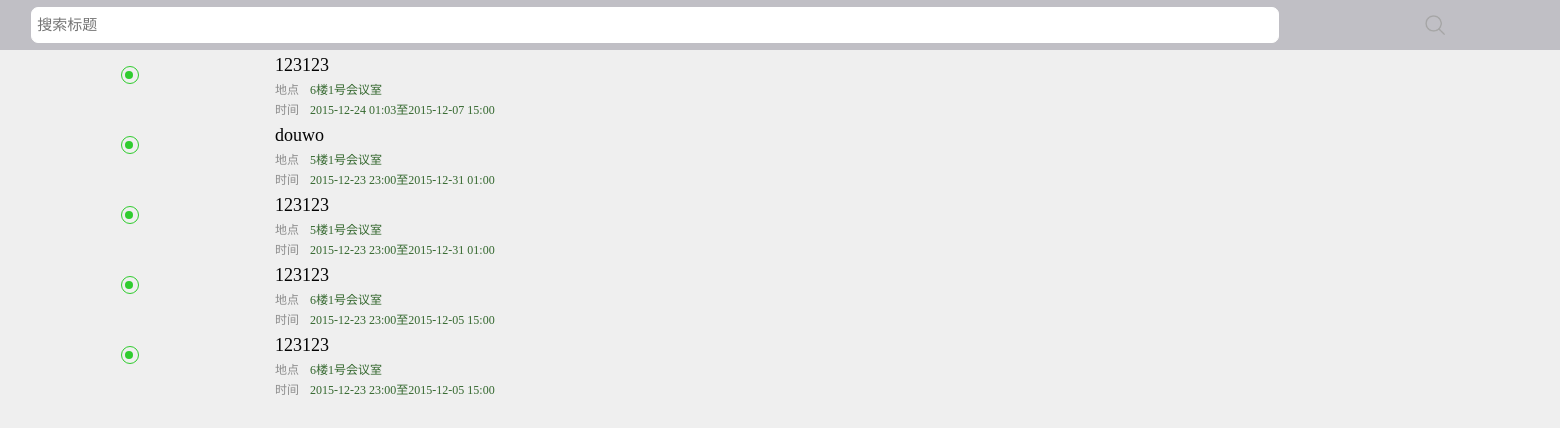
The app's page /meet/stay with its own data.
### tables this page shows
CREATE TABLE `meeting` (
`mid` int(11) NOT NULL,
  `muid` int(11) NOT NULL COMMENT 'creater',
  `mplanbt` timestamp NULL DEFAULT NULL,
  `mplanet` timestamp NULL DEFAULT NULL,
  `mactbt` timestamp NULL DEFAULT NULL,
  `mactet` timestamp NULL DEFAULT NULL,
  `mrid` int(11) NOT NULL,
  `mremind` int(11) NOT NULL,
  `mchecktype` int(11) NOT NULL COMMENT '0 = location 1 = qrcode',
  `mmembernum` int(11) NOT NULL,
  `mconfirm` int(11) NOT NULL COMMENT '高层=1',
  `mattach` mediumtext NOT NULL,
  `mstate` int(11) NOT NULL COMMENT 'draft = 0 发布=1',
  `mcreatet` timestamp NOT NULL DEFAULT '0000-00-00 00:00:00',
  `mpass` int(11) NOT NULL,
  `mname` varchar(20) NOT NULL,
  `mscore` int(11) DEFAULT NULL,
  `mfilename` varchar(30) NOT NULL,
  `mfiletime` timestamp NULL DEFAULT NULL,
  `mapartment` int(11) NOT NULL
);

CREATE TABLE `room` (
`rid` int(11) NOT NULL,
  `rname` varchar(15) NOT NULL
);

### application/controllers/Meet.php (called while the page is built, shortened)
<?php
class Meet extends CI_Controller {
    public function __construct()
    {
        $this->load->helper(array('form', 'url'));
    }
	public function stay($search=false)
	{
		$this->load->model('meet_model');
		if($search===false)
			$data['list'] = $this->meet_model->getmeetlist(false,0);
		else
			$data['list'] = $this->meet_model->getmeetlist($search,0);
		$this->load->view('djxhy',$data);
	}
}

### index.php (called while the page is built, shortened)
<?php
require_once BASEPATH.'core/CodeIgniter.php';

### application/models/Meet_model.php (called while the page is built, shortened)
<?php
class Meet_model extends CI_Model {
    public function getmeetlist($search,$type)
    {
    	$now=date('Y-m-d H:i:s');
    	if($search===false){
    		if($type==1){
    			$sql = "SELECT mid,muid,mplanbt,mplanet,mrid,mname,rname FROM meeting,room WHERE room.rid=meeting.mrid AND meeting.mstate=0";
    			$sql = $this->db->query($sql);
    		}
    		else{
    				if($type==2)
    					$sql = "SELECT mid,muid,mplanbt,mplanet,mrid,mname,rname,uname FROM meeting,room,user WHERE user.uid=muid AND room.rid=meeting.mrid AND meeting.mplanbt < ? AND meeting.mstate=1";
    				else
    					$sql = "SELECT mid,muid,mplanbt,mplanet,mrid,mname,rname FROM meeting,room WHERE room.rid=meeting.mrid AND meeting.mplanbt > ? AND meeting.mstate=1";
    				$sql = $this->db->query($sql,$now);
    		}
		}
		$list = $sql->result_array();
		return $list;
    }
}

### application/views/djxhy.php (the view, shortened to what this page needs)
<!DOCTYPE html>
<html>
<head lang="en">
    <link rel="stylesheet" href="<?php echo base_url('css/bootstrap.min.css');?>">
    <link rel="stylesheet" href="<?php echo base_url('css/index.css');?>">
</head>
<body >
<div class="serach" >
	<input placeholder="搜索标题">
	<span></span>
</div>
<div class="container-fluid " style="margin-top:50px">
	<?php
		foreach ($list as $r) {
			$path = base_url('meet/mydetail').'/'.$r['mid'];
	?>
		<div class="row meetSh" >
			<div onclick="javascript:window.location.href='<?php echo $path;?>'">
				<div class="col-xs-2" >
					<span class="circle" >
						<i></i>
					</span>
				</div>
				<div class="col-xs-9" >
					<div class="row meetTitle" >
						<?php echo $r['mname'];?>
					</div>
					<div class="row meetTime"  >
						地点
						<span><?php echo $r['rname'];?></span>
					</div>
		           <div class="row meetTime"  >
						时间
						<span><?php echo date('Y-m-d H:i',strtotime($r['mplanbt']));?>至<?php echo date('Y-m-d H:i',strtotime($r['mplanet']));?></span>
					</div>
				</div>
			</div>
	    </div>
	<?php
    	}
    ?>
	<span class="nomore">已没有更多</span>
</div>
</body>
</html>

### css/index.css (style rules this page uses)
* { margin: 0; padding: 0; -webkit-tap-highlight-color:rgba(0,0,0,0); -webkit-text-size-adjust:none; word-break:break-all; font-family: "微软雅黑"; }
body { background-color:#efefef; }
.circle { height:18px;width:18px;border:1px solid #2fcc2e;border-radius:9px;position:absolute;left:50%;margin-left:-9px;margin-top:16px }
.circle i { height: 8px; width: 8px; position: absolute; background-color: #2fcc2e; border-radius: 4px; margin-left: 3.5px; margin-top: 3.5px; }
.meetTitle { height:30px;line-height:30px;font-size:18px;color:#040404;margin:0 }
.meetTime { height:20px;line-height:20px;font-size:12px;color:#8d8d8d;margin:0 }
.meetTime span { color: #33672d; margin-left: 11px; overflow: hidden; height: 20px; position: absolute; text-overflow: ellipsis; white-space: nowrap; width: 70%; }
.serach { height:50px;position:fixed;top:0;background-color:#c0bfc5;width:100%; z-index: 10; }
.serach span { height:20px; width:20px;position:absolute; background-image:url('../img/search.png') ; background-position: right; background-repeat: no-repeat; background-size: 100%; margin-top: 15px; right: 8%; margin-right: -10px; }
.serach input { width:80%;height:36px;margin-top:7px;margin-left:2%;border-radius:7px;border: 1px #fff solid;padding-left: 5px; font-size: 15px; }
.nomore { width:100%;line-height:30px;font-size:15px;color:#969696;text-align:center;margin-left: -15px;position: absolute; }

### records on screen
meeting: mname "123123", room.rname "6楼1号会议室", mplanbt "2015-12-24 01:03", mplanet "2015-12-07 15:00"
meeting: mname "douwo", room.rname "5楼1号会议室", mplanbt "2015-12-23 23:00", mplanet "2015-12-31 01:00"
meeting: mname "123123", room.rname "5楼1号会议室", mplanbt "2015-12-23 23:00", mplanet "2015-12-31 01:00"
meeting: mname "123123", room.rname "6楼1号会议室", mplanbt "2015-12-23 23:00", mplanet "2015-12-05 15:00"
meeting: mname "123123", room.rname "6楼1号会议室", mplanbt "2015-12-23 23:00", mplanet "2015-12-05 15:00"
